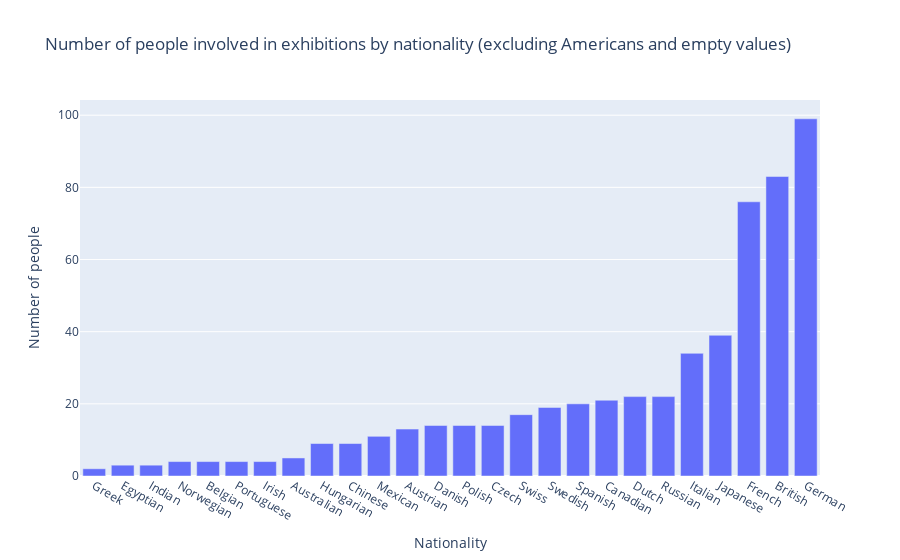

Notebook source saved alongside this figure:
### Markdown cell above
# Number of Artists per Nationality

### Code cell
number_dict = {}

with open(os.path.join(output_person_dir, persons_all_file), 'r') as json_file:
    
    
    data = json.load(json_file)
    for person in data.get("persons"):

        if "nationality" in person:
            nat = person.get("nationality")

            if nat in ["","Male", "Female"]:
                continue
            if nat == "American":
                continue
            if nat in number_dict:
                number_dict[nat] += 1
            else:
                number_dict[nat] = 1
        
    number_dict = dict(sorted(number_dict.items(), key=lambda item: item[1]))

    # sort by number
    
   # print(number_dict)

x_values = number_dict.keys()
y_values = number_dict.values()

fig = px.bar(x=x_values, y=y_values, 
labels={"x": "Nationality", "y": "Number of people"},
title="Number of people involved in exhibitions by nationality (excluding Americans and empty values)"
)
fig.show()

### Figure 1 — Plotly figure (JSON) as saved in the notebook; plotly's stock layout.template omitted (floating-point values rounded to 4 significant figures)
{"data": [{"alignmentgroup": "True", "hovertemplate": "Nationality=%{x}<br>Number of people=%{y}<extra></extra>", "legendgroup": "", "marker": {"color": "#636efa", "pattern": {"shape": ""}}, "name": "", "offsetgroup": "", "orientation": "v", "showlegend": false, "textposition": "auto", "type": "bar", "x": ["Greek", "Egyptian", "Indian", "Norwegian", "Belgian", "Portuguese", "Irish", "Australian", "Hungarian", "Chinese", "Mexican", "Austrian", null, "Danish", "Polish", "Czech", "Swiss", "Swedish", "Spanish", "Canadian", "Dutch", "Russian", "Italian", "Japanese", "French", "British", "German"], "xaxis": "x", "y": [2, 3, 3, 4, 4, 4, 4, 5, 9, 9, 11, 13, 13, 14, 14, 14, 17, 19, 20, 21, 22, 22, 34, 39, 76, 83, 99], "yaxis": "y"}], "layout": {"barmode": "relative", "legend": {"tracegroupgap": 0}, "title": {"text": "Number of people involved in exhibitions by nationality (excluding Americans and empty values)"}, "xaxis": {"anchor": "y", "domain": [0, 1], "title": {"text": "Nationality"}}, "yaxis": {"anchor": "x", "domain": [0, 1], "title": {"text": "Number of people"}}}}
